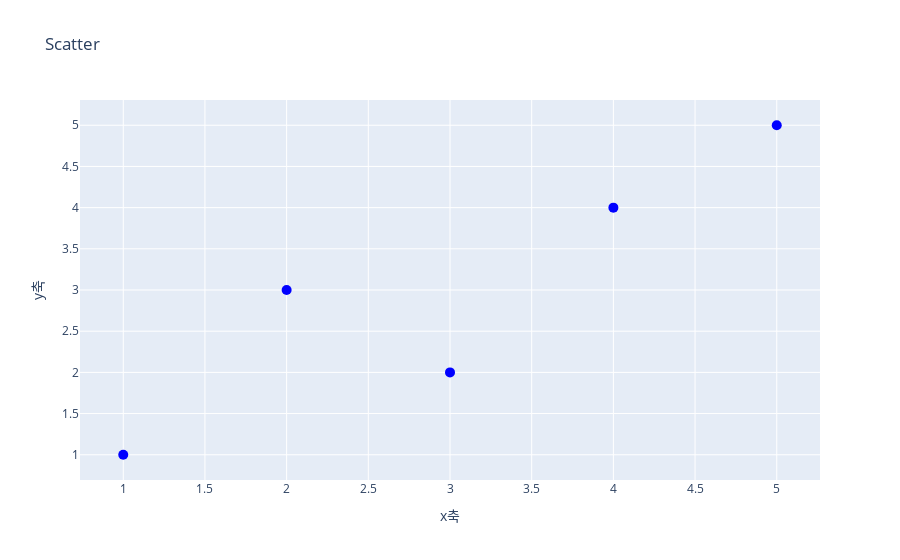

Here is the notebook cell this chart was saved with:
### Code cell
# 산점도
# 그래프 생성
x_data = [1, 2, 3, 4, 5]
y_data = [1, 3, 2, 4, 5]
fig = go.Figure(data = go.Scatter(x = x_data, y = y_data, mode = 'markers', marker = dict(size = 10, color = 'blue', symbol = 'circle'))) 
# Any combination of ['lines', 'markers', 'text'] joined with '+' characters

fig.update_layout(
    title = 'Scatter',
    xaxis_title = 'x축',
    yaxis_title = 'y축')

### Figure 1 — Plotly figure (JSON) as saved in the notebook; plotly's stock layout.template omitted (floating-point values rounded to 4 significant figures)
{"data": [{"marker": {"color": "blue", "size": 10, "symbol": "circle"}, "mode": "markers", "type": "scatter", "x": [1, 2, 3, 4, 5], "y": [1, 3, 2, 4, 5]}], "layout": {"autosize": true, "title": {"text": "Scatter"}, "xaxis": {"autorange": true, "range": [0.7515, 5.248], "title": {"text": "x축"}, "type": "linear"}, "yaxis": {"autorange": true, "range": [0.592, 5.408], "title": {"text": "y축"}, "type": "linear"}}}
